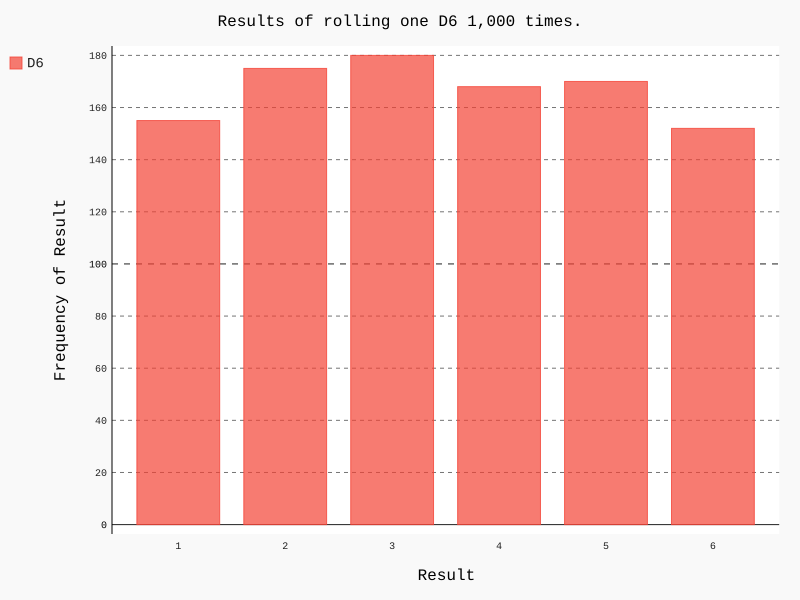

Source code (Python):
import pygal

from die import Die

# Create D6
die = Die()

# Make some rolls, and store results in a list.
results = []
for roll_num in range(1000):
    result = die.roll()
    results.append(result)

# Analyze the results.
frequencies = []
x_labels = []
for value in range(1, die.num_sides+1):
    frequency = results.count(value)
    frequencies.append(frequency)
    x_labels.append(value)

# Visualize the results.
hist = pygal.Bar()

hist.title = "Results of rolling one D6 1,000 times."
hist.x_labels = x_labels
hist.x_title = "Result"
hist.y_title = "Frequency of Result"

hist.add('D6', frequencies)
hist.render_to_file('die_visual.svg')
